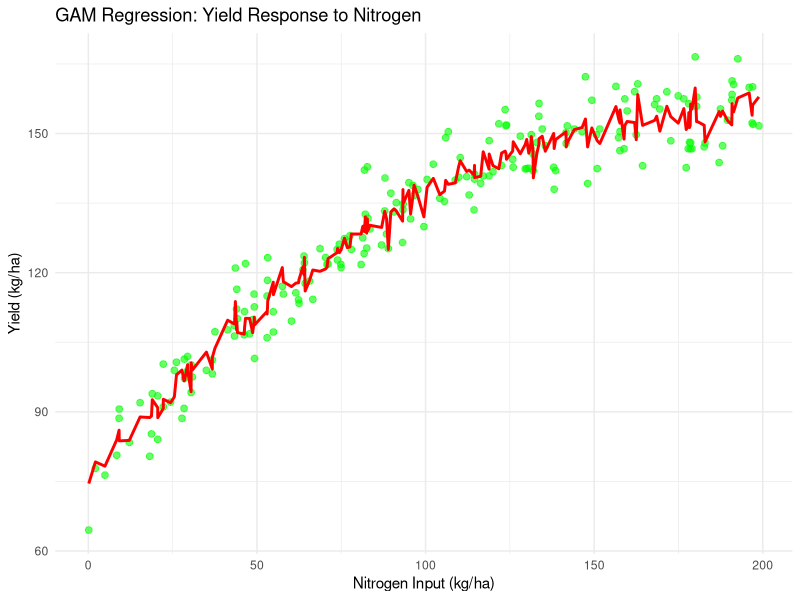

Recreate this plot in R.
## ---- chunk 1
#| echo: true
#| fig-height: 5
#| fig-width: 7

# Load necessary libraries
library(mgcv)
library(ggplot2)

# Generate synthetic data
set.seed(123)
n <- 200
nitrogen <- runif(n, 0, 200)  # Nitrogen input
seed_rate <- runif(n, 5, 10)  # Seeding rate
elevation <- rnorm(n, 100, 10)  # Elevation
slope <- rnorm(n, 5, 2)  # Slope
soil_quality <- runif(n, 0, 100)  # Soil quality
error <- rnorm(n, 0, 5)  # Random error

# Generate yield response
yield <- 50 + 0.8 * nitrogen - 0.002 * nitrogen^2 +
         0.5 * seed_rate + 0.2 * elevation - 0.1 * slope +
         0.05 * soil_quality + error

# Create a data frame
data <- data.frame(Yield = yield, Nitrogen = nitrogen, SeedRate = seed_rate,
                   Elevation = elevation, Slope = slope, SoilQuality = soil_quality)

# Fit a GAM model
gam_model <- gam(Yield ~ s(Nitrogen) + s(SeedRate) + s(Elevation) + 
                   s(Slope) + s(SoilQuality), data = data)

# Generate predictions for plotting
data$Predicted_Yield <- predict(gam_model)

# Plot observed vs. predicted yield
ggplot(data, aes(x = Nitrogen, y = Yield)) +
  geom_point(color = "green", size = 2, alpha = 0.6) +  # Observed data
  geom_line(aes(y = Predicted_Yield), color = "red", size = 1) +  # GAM prediction
  labs(
    title = "GAM Regression: Yield Response to Nitrogen",
    x = "Nitrogen Input (kg/ha)",
    y = "Yield (kg/ha)"
  ) +
  theme_minimal()
## ---- chunk 2
#| echo: true
#| message: false
#| warning: false

# Load necessary libraries
library(lme4)

# Generate synthetic unbalanced panel data
set.seed(123)
n <- 15  # Number of fields
t <- 5   # Maximum number of years
fields <- rep(1:n, each = t)
years <- rep(1:t, times = n)
observed <- sample(c(TRUE, FALSE), n * t, replace = TRUE, prob = c(0.8, 0.2))  # Random missing data
fields <- fields[observed]
years <- years[observed]
nitrogen <- runif(length(fields), 0, 200)
fixed_effect <- rep(rnorm(n, 50, 5), each = t)[observed]
yield <- fixed_effect + 0.8 * nitrogen + rnorm(length(fields), 0, 5)
data_unbalanced <- data.frame(Field = factor(fields), Year = factor(years), Nitrogen = nitrogen, Yield = yield)

# Fit a mixed-effects model
mixed_model <- lmer(Yield ~ Nitrogen + (1 | Field) + (1 | Year), data = data_unbalanced)
summary(mixed_model)
